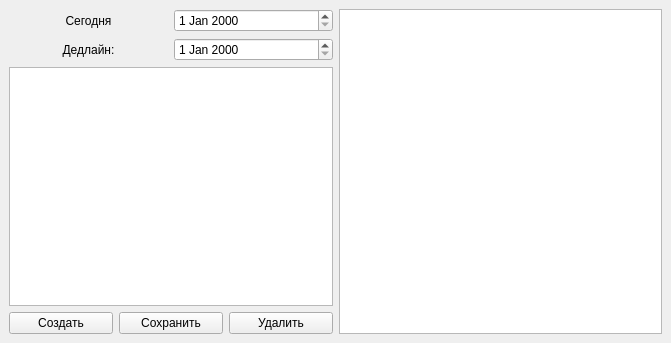
<?xml version="1.0" encoding="UTF-8"?>
<ui version="4.0">
 <class>MainWindow</class>
 <widget class="QMainWindow" name="MainWindow">
  <property name="geometry">
   <rect>
    <x>0</x>
    <y>0</y>
    <width>671</width>
    <height>343</height>
   </rect>
  </property>
  <property name="windowTitle">
   <string>MainWindow</string>
  </property>
  <widget class="QWidget" name="centralwidget">
   <layout class="QHBoxLayout" name="horizontalLayout_5">
    <item>
     <layout class="QHBoxLayout" name="horizontalLayout_4">
      <item>
       <layout class="QVBoxLayout" name="verticalLayout">
        <item>
         <layout class="QVBoxLayout" name="verticalLayout_3">
          <item>
           <layout class="QVBoxLayout" name="verticalLayout_2">
            <item>
             <layout class="QHBoxLayout" name="horizontalLayout_3">
              <item>
               <widget class="QLabel" name="TodayLabel">
                <property name="text">
                 <string>Сегодня</string>
                </property>
                <property name="textFormat">
                 <enum>Qt::TextFormat::MarkdownText</enum>
                </property>
                <property name="alignment">
                 <set>Qt::AlignmentFlag::AlignCenter</set>
                </property>
                <property name="indent">
                 <number>0</number>
                </property>
               </widget>
              </item>
              <item>
               <widget class="QDateEdit" name="CurrentDate"/>
              </item>
             </layout>
            </item>
            <item>
             <layout class="QHBoxLayout" name="horizontalLayout_2">
              <item>
               <widget class="QLabel" name="DeadlineLabel">
                <property name="text">
                 <string>Дедлайн:</string>
                </property>
                <property name="textFormat">
                 <enum>Qt::TextFormat::MarkdownText</enum>
                </property>
                <property name="alignment">
                 <set>Qt::AlignmentFlag::AlignCenter</set>
                </property>
                <property name="indent">
                 <number>0</number>
                </property>
               </widget>
              </item>
              <item>
               <widget class="QDateEdit" name="DeadlineData"/>
              </item>
             </layout>
            </item>
           </layout>
          </item>
          <item>
           <widget class="QTextEdit" name="NotesText"/>
          </item>
         </layout>
        </item>
        <item>
         <layout class="QHBoxLayout" name="horizontalLayout">
          <item>
           <widget class="QPushButton" name="AddButton">
            <property name="text">
             <string>Создать</string>
            </property>
           </widget>
          </item>
          <item>
           <widget class="QPushButton" name="SaveButton">
            <property name="text">
             <string>Сохранить</string>
            </property>
           </widget>
          </item>
          <item>
           <widget class="QPushButton" name="DeleteButton">
            <property name="text">
             <string>Удалить</string>
            </property>
           </widget>
          </item>
         </layout>
        </item>
       </layout>
      </item>
      <item>
       <widget class="QTextEdit" name="NotesStorage"/>
      </item>
     </layout>
    </item>
   </layout>
  </widget>
 </widget>
 <resources/>
 <connections/>
</ui>
